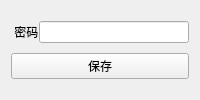
              <widget class="QWidget" name="page_password_key">
               <layout class="QHBoxLayout" name="horizontalLayout_23">
                <item>
                 <widget class="QWidget" name="widget_16" native="true">
                  <layout class="QGridLayout" name="gridLayout_4">
                   <property name="leftMargin">
                    <number>0</number>
                   </property>
                   <property name="topMargin">
                    <number>0</number>
                   </property>
                   <property name="rightMargin">
                    <number>0</number>
                   </property>
                   <property name="bottomMargin">
                    <number>0</number>
                   </property>
                   <property name="spacing">
                    <number>0</number>
                   </property>
                   <item row="0" column="0">
                    <widget class="QLabel" name="label_8">
                     <property name="text">
                      <string> 密码</string>
                     </property>
                    </widget>
                   </item>
                   <item row="0" column="1">
                    <widget class="QLineEdit" name="lineEdit_password_key">
                     <property name="echoMode">
                      <enum>QLineEdit::Password</enum>
                     </property>
                    </widget>
                   </item>
                   <item row="1" column="0" colspan="2">
                    <widget class="QPushButton" name="pushButton_password_key">
                     <property name="text">
                      <string>保存</string>
                     </property>
                    </widget>
                   </item>
                  </layout>
                 </widget>
                </item>
               </layout>
              </widget>
